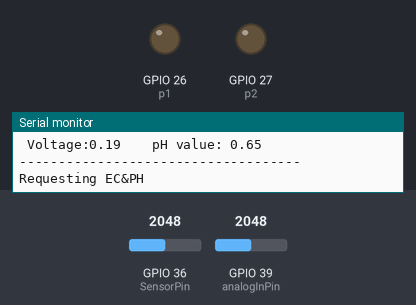
Recording of a sketch running on a simulated ESP32. Shown: output pins drawn as LEDs (lit = HIGH), the last lines printed to the serial monitor. The test bench sets the inputs (shaded band); at power-on: GPIO 36 (SensorPin) = 2048, GPIO 39 (analogInPin) = 2048. WiFi joins after 1.5 s; servers stay silent unless stated.

Above: at 3.0 s.
3.1 s: GPIO 36 (SensorPin) set to 3901
6.1 s: GPIO 36 (SensorPin) set to 4013
At 6.7 s:
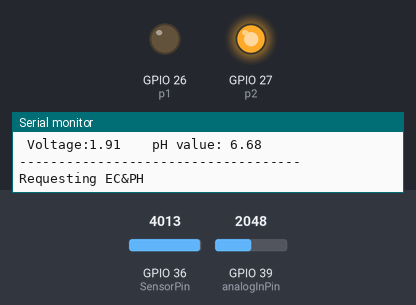
Timing chart, 0 to 9.1 s (numbered marks = the images above; inputs shaded):
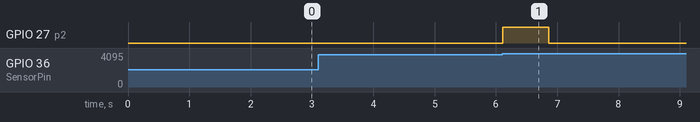

Measured:
- the behaviour switches between 3974 and 3975 on GPIO 36 (SensorPin) (found by bisection; images 0 and 1)

The sketch:

Hydroponics.ino
```cpp
//ส่วนที่เชื่อมต่ออินเทอร์เน็ต
#include <WiFi.h>
#include <WiFiClient.h>
#include <BlynkSimpleEsp32.h>
const char* ssid = "BANK";
const char* password = "bank4227";
String apiKey = "H41MV1K5IN3NRPD4";
const char* server = "api.thingspeak.com";
char auth[] = "dd54e26f8833408fb8cbc1bc48fc3ee7";
WiFiClient client;
#define BLYNK_PRINT Serial
//ส่วนของระบบsensor
#define SensorPin A0
#define samplingInterval 20
#define printInterval 800
#define ArrayLenth  40
#define analogInPin A3
int pHArray[ArrayLenth];
int pHArrayIndex = 0;
int sensorValue = 0;
int outputValue = 0;
int p1 = 26;
int p2 = 27;
int ECL = 1200;
int ECH = 1800;
float pHL = 5.5 ;
float pHH = 7.0 ;
int Sta1 = 0 ;
int Sta2 = 0 ;
void setup() {
  Serial.begin(9600);
  delay(5);
  Serial.println(); Serial.println();
  Serial.print("Connecting to "); Serial.println(ssid);
  WiFi.begin(ssid, password);
  while (WiFi.status() != WL_CONNECTED) {
    delay(5);
    Serial.print(".");
    Blynk.begin(auth, ssid, password);
  }
  Serial.println("");
  Serial.println("WiFi connected");
  Serial.println("IP address: ");
  Serial.println(WiFi.localIP());
  //สาวนของระบบ
  pinMode(p1, OUTPUT);
  pinMode(p2, OUTPUT);
}
void loop()
{
  digitalWrite(p1, LOW);
  sensorValue = analogRead(A3) ;
  outputValue = map(sensorValue, 0, 4094, 0, 5000);
  delay(5);
  Serial.print("EC = " );
  Serial.print(sensorValue);
  Serial.print("\n ");
  static unsigned long samplingTime = millis();
  static unsigned long printTime = millis();
  static float pHValue, voltage;
  if (millis() - samplingTime > samplingInterval)
  {
    pHArray[pHArrayIndex++] = analogRead(A0);
    if (pHArrayIndex == ArrayLenth)pHArrayIndex = 0;
    voltage = avergearray(pHArray, ArrayLenth) * 5.0 / 4095 * 0.9421265141;
    pHValue = 3.5 * voltage;
    samplingTime = millis();
  }
  Serial.print("Voltage:");
  Serial.print(voltage, 2);
  Serial.print("    pH value: ");
  Serial.println(pHValue, 2);
  //ควบคุมp2
  if
  (sensorValue < ECL || sensorValue > ECH)
  {
    digitalWrite(p2, LOW );
  } else
  {
    digitalWrite(p2, HIGH);
  }
  if (pHValue < pHL || pHValue > pHH ) {
    digitalWrite(p2, LOW);
  } else {
    digitalWrite(p2, HIGH);
  }
  //ขึ้นBlynk
  Blynk.run();
  BLYNK_READ(V0);
  {
    Blynk.virtualWrite(V0, pHValue);
  }
  BLYNK_READ(V1);
  {
    Blynk.virtualWrite(V1, sensorValue);
  }
  //ส่วนขึ้นthingspeak
  Sta1 = digitalRead(p1);
  Sta2 = digitalRead(p2);
  Serial.println("------------------------------------");
  Serial.println("Requesting EC&PH ");
  if (client.connect(server, 80))
  { String postStr = apiKey;
    postStr += "&field1="; // Fields 1
    postStr += String(sensorValue);
    postStr += "&field2="; // Fields 2
    postStr += String(pHValue);
    postStr += "&field3=";  // Fields 3
    postStr += String(Sta1);
    postStr += "&field4=";  // Fields 4
    postStr += String(Sta2);
    postStr += "\r\n\r\n";
    client.print("POST /update HTTP/1.1\n");
    client.print("Host: api.thingspeak.com\n");
    client.print("Connection: close\n");
    client.print("X-THINGSPEAKAPIKEY: " + apiKey + "\n");
    client.print("Content-Type: application/x-www-form-urlencoded\n");
    client.print("Content-Length: ");
    client.print(postStr.length());
    client.print("\n\n");
    client.print(postStr);
  }
  client.stop();
  Serial.println("Waiting...");
  delay(5);
}
double avergearray(int* arr, int number) {
  int i;
  int max, min;
  double avg;
  long amount = 0;
  if (number <= 0) {
    Serial.println("Error number for the array to avraging!/n");
    return 0;
  }
  if (number < 5) {
    for (i = 0; i < number; i++) {
      amount += arr[i];
    }
    avg = amount / number;
    return avg;
  } else {
    if (arr[0] < arr[1]) {
      min = arr[0]; max = arr[1];
    }
    else {
      min = arr[1]; max = arr[0];
    }
    for (i = 2; i < number; i++) {
      if (arr[i] < min) {
        amount += min;
        min = arr[i];
      } else {
        if (arr[i] > max) {
          amount += max;
          max = arr[i];
        } else {
          amount += arr[i];
        }
      }//if
    }//for
    avg = (double)amount / (number - 2);
  }//if
  return avg;
}
```
